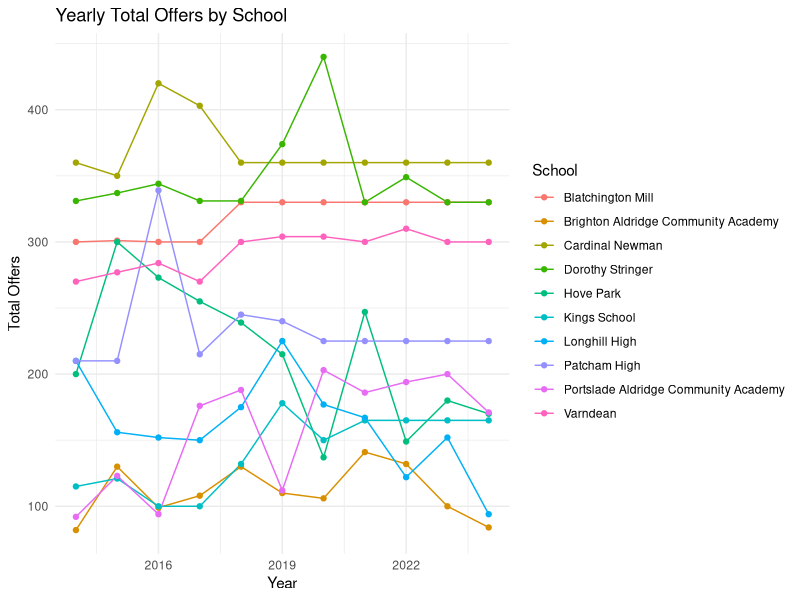
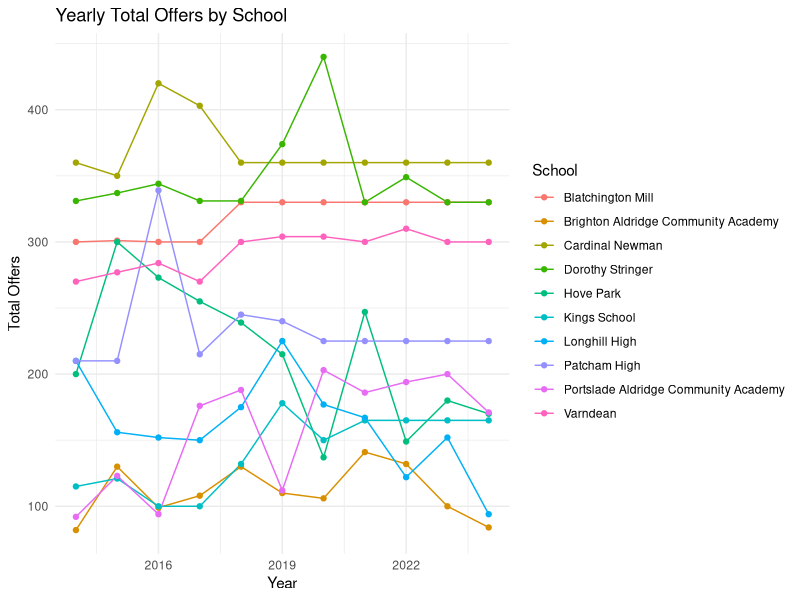
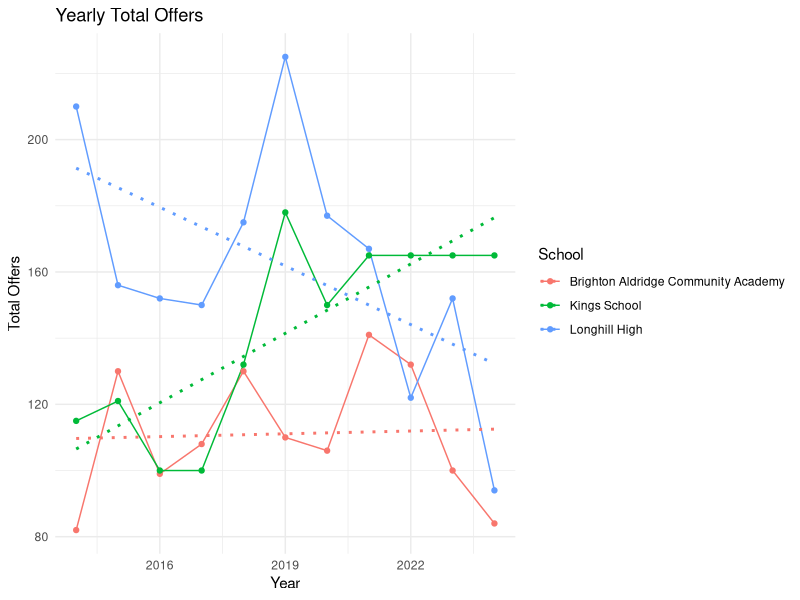
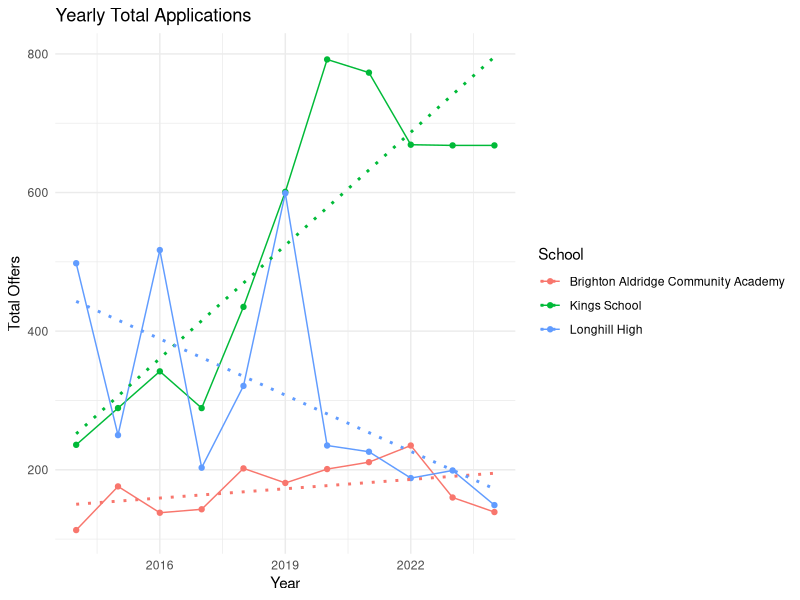
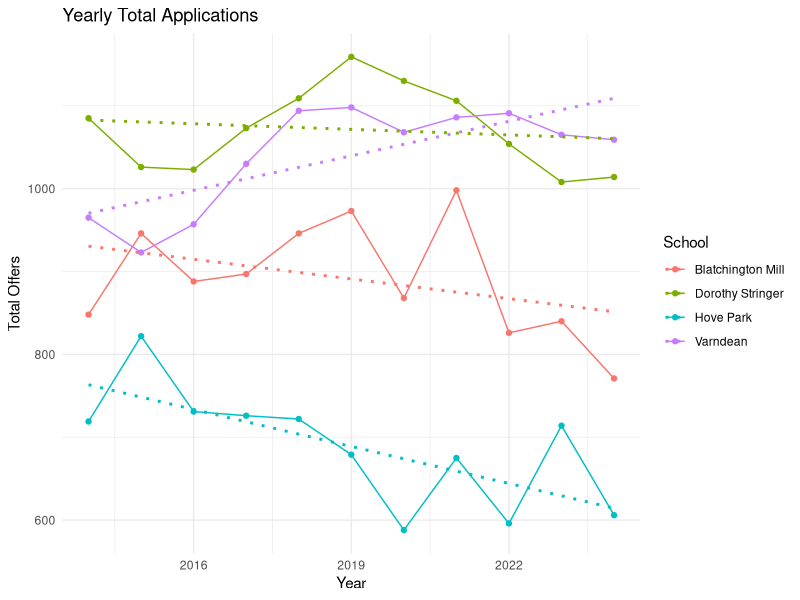

These charts were generated, in order, by the following R code:
## ---- chunk 1
library(dplyr)
library(tidyr)
library(knitr)

# Create the original data frame
yr_7_admissions_2024 <- data.frame(
  School = c("Blatchington Mill", "Brighton Aldridge Community Academy", "Cardinal Newman", "Dorothy Stringer",
             "Hove Park", "Kings School", "Longhill High", "Patcham High", "Portslade Aldridge Community Academy", 
             "Varndean", "Total"),
  No_1st_pref = c("279 (243)", "73 (73)", "466 (347)", "234 (199)", "110 (110)", "242 (159)", 
                            "80 (80)", "210 (182)", "129 (129)", "456 (293)", "2279 (1815)"),
  No_2nd_pref = c("268 (69)", "27 (6)", "203 (12)", "518 (111)", "252 (41)", "224 (6)", 
                            "30 (9)", "89 (23)", "105 (38)", "394 (7)", "2110 (322)"),
  No_3rd_pref = c("224 (18)", "39 (5)", "272 (1)", "262 (20)", "244 (19)", "202 (0)", 
                            "39 (5)", "253 (20)", "77 (4)", "209 (0)", "1821 (92)"),
  Total = c("771 (330)", "139 (84)", "941 (360)", "1014 (330)", "606 (170)", "668 (165)", 
            "149 (94)", "552 (225)", "311 (171)", "1059 (300)", "6210 (2259)")
)

# Separate numbers and actual values in brackets into their own columns
yr_7_admissions_2024 <- yr_7_admissions_2024 %>%
  separate(No_1st_pref, into = c("No_1st_pref", "No_1st_pref_offer"), sep = " \\(", convert = TRUE) %>%
  separate(No_2nd_pref, into = c("No_2nd_pref", "No_2nd_pref_offer"), sep = " \\(", convert = TRUE) %>%
  separate(No_3rd_pref, into = c("No_3rd_pref", "No_3rd_pref_offer"), sep = " \\(", convert = TRUE) %>%
  separate(Total, into = c("Total", "Total_offer"), sep = " \\(", convert = TRUE)

# Remove closing parenthesis from actual values
yr_7_admissions_2024 <- yr_7_admissions_2024 %>%
  mutate(
    No_1st_pref_offer = as.numeric(gsub("\\)", "", No_1st_pref_offer)),
    No_2nd_pref_offer = as.numeric(gsub("\\)", "", No_2nd_pref_offer)),
    No_3rd_pref_offer = as.numeric(gsub("\\)", "", No_3rd_pref_offer)),
    Total_offer = as.numeric(gsub("\\)", "", Total_offer))
  )

# Create kable table
kable(yr_7_admissions_2024, caption = "Allocation Factsheet Year 7 Places September 2024")

## ---- chunk 2
library(dplyr)
library(tidyr)
library(knitr)

# Create the original data frame
yr_7_admissions_2023 <- data.frame(
  School = c("Blatchington Mill", "Brighton Aldridge Community Academy", "Cardinal Newman", "Dorothy Stringer",
             "Hove Park", "Kings School", "Longhill", "Patcham High", "Portslade Aldridge Community Academy", 
             "Varndean", "Total"),
  No_1st_pref = c("300 (260)", "92 (92)", "451 (351)", "260 (242)", "158 (132)", "241 (162)", 
                            "134 (134)", "203 (196)", "154 (154)", "409 (292)", "2402 (2015)"),
  No_2nd_pref = c("309 (61)", "34 (5)", "189 (9)", "516 (81)", "298 (40)", "229 (3)", 
                            "38 (14)", "87 (17)", "79 (26)", "423 (8)", "2202 (264)"),
  No_3rd_pref = c("231 (9)", "34 (3)", "297 (0)", "232 (7)", "258 (8)", "198 (0)", 
                            "27 (4)", "292 (12)", "113 (20)", "233 (0)", "1915 (63)"),
  Total = c("840 (330)", "160 (100)", "937 (360)", "1008 (330)", "714 (180)", "668 (165)", 
            "199 (152)", "582 (225)", "346 (200)", "1065 (300)", "6789 (2407)")
)

# Separate numbers and actual values in brackets into their own columns
yr_7_admissions_2023 <- yr_7_admissions_2023 %>%
  separate(No_1st_pref, into = c("No_1st_pref", "No_1st_pref_offer"), sep = " \\(", convert = TRUE) %>%
  separate(No_2nd_pref, into = c("No_2nd_pref", "No_2nd_pref_offer"), sep = " \\(", convert = TRUE) %>%
  separate(No_3rd_pref, into = c("No_3rd_pref", "No_3rd_pref_offer"), sep = " \\(", convert = TRUE) %>%
  separate(Total, into = c("Total", "Total_offer"), sep = " \\(", convert = TRUE)

# Remove closing parenthesis from actual values
yr_7_admissions_2023 <- yr_7_admissions_2023 %>%
  mutate(
    No_1st_pref_offer = as.numeric(gsub("\\)", "", No_1st_pref_offer)),
    No_2nd_pref_offer = as.numeric(gsub("\\)", "", No_2nd_pref_offer)),
    No_3rd_pref_offer = as.numeric(gsub("\\)", "", No_3rd_pref_offer)),
    Total_offer = as.numeric(gsub("\\)", "", Total_offer))
  )

# Create kable table
kable(yr_7_admissions_2023, caption = "Allocation Factsheet Year 7 Places September 2023")


## ---- chunk 3
library(dplyr)
library(tidyr)
library(knitr)

# Create the original data frame
yr_7_admissions_2022 <- data.frame(
  School = c("Blatchington Mill", "Brighton Aldridge Community Academy", "Cardinal Newman", "Dorothy Stringer",
             "Hove Park", "Kings School", "Longhill", "Patcham High", "Portslade Aldridge Community Academy", 
             "Varndean", "Total"),
  No_1st_pref = c("292 (270)", "121 (121)", "381 (342)", "291 (258)", "115 (115)", "232 (160)", 
                            "104 (104)", "218 (197)", "166 (166)", "444 (303)", "2364 (2034)"),
  No_2nd_pref = c("299 (50)", "37 (8)", "182 (16)", "537 (87)", "246 (24)", "234 (3)", 
                            "39 (10)", "80 (12)", "106 (26)", "435 (6)", "2195 (245)"),
  No_3rd_pref = c("235 (10)", "77 (3)", "293 (2)", "226 (4)", "235 (10)", "203 (2)", 
                            "45 (8)", "320 (16)", "84 (2)", "212 (1)", "1930 (57)"),
  Total = c("826 (330)", "235 (132)", "856 (360)", "1054 (349)", "596 (149)", "669 (165)", 
            "188 (122)", "618 (225)", "356 (194)", "1091 (310)", "6789 (2407)")
)

# Separate numbers and actual values in brackets into their own columns
yr_7_admissions_2022 <- yr_7_admissions_2022 %>%
  separate(No_1st_pref, into = c("No_1st_pref", "No_1st_pref_offer"), sep = " \\(", convert = TRUE) %>%
  separate(No_2nd_pref, into = c("No_2nd_pref", "No_2nd_pref_offer"), sep = " \\(", convert = TRUE) %>%
  separate(No_3rd_pref, into = c("No_3rd_pref", "No_3rd_pref_offer"), sep = " \\(", convert = TRUE) %>%
  separate(Total, into = c("Total", "Total_offer"), sep = " \\(", convert = TRUE)

# Remove closing parenthesis from actual values
yr_7_admissions_2022 <- yr_7_admissions_2022 %>%
  mutate(
    No_1st_pref_offer = as.numeric(gsub("\\)", "", No_1st_pref_offer)),
    No_2nd_pref_offer = as.numeric(gsub("\\)", "", No_2nd_pref_offer)),
    No_3rd_pref_offer = as.numeric(gsub("\\)", "", No_3rd_pref_offer)),
    Total_offer = as.numeric(gsub("\\)", "", Total_offer))
  )

# Create kable table
kable(yr_7_admissions_2022, caption = "Allocation Factsheet Year 7 Places September 2022")

## ---- chunk 4
library(dplyr)
library(tidyr)
library(knitr)

# Create the original data frame
yr_7_admissions_2021 <- data.frame(
  School = c("Blatchington Mill", "Brighton Aldridge Community Academy", "Cardinal Newman", "Dorothy Stringer",
             "Hove Park", "Kings School", "Longhill", "Patcham High", "Portslade Aldridge Community Academy", 
             "Varndean", "Total"),
  No_1st_pref = c("400 (284)", "116 (116)", "414 (340)", "386 (306)", "116 (116)", "235 (150)", 
                            "145 (145)", "211 (193)", "165 (165)", "386 (296)", "2574 (2111)"),
  No_2nd_pref = c("320 (40)", "46 (9)", "226 (18)", "493 (23)", "310 (101)", "258 (14)", 
                            "35 (12)", "83 (15)", "90 (16)", "492 (4)", "2353 (252)"),
  No_3rd_pref = c("278 (6)", "49 (16)", "321 (2)", "227 (1)", "249 (30)", "280 (1)", 
                            "46 (10)", "252 (17)", "102 (5)", "208 (0)", "2012 (88)"),
  Total = c("998 (330)", "211 (141)", "961 (360)", "1106 (330)", "675 (247)", "773 (165)", 
            "226 (167)", "546 (225)", "357 (186)", "1086 (300)", "6939 (2501)")
)

# Separate numbers and actual values in brackets into their own columns
yr_7_admissions_2021 <- yr_7_admissions_2021 %>%
  separate(No_1st_pref, into = c("No_1st_pref", "No_1st_pref_offer"), sep = " \\(", convert = TRUE) %>%
  separate(No_2nd_pref, into = c("No_2nd_pref", "No_2nd_pref_offer"), sep = " \\(", convert = TRUE) %>%
  separate(No_3rd_pref, into = c("No_3rd_pref", "No_3rd_pref_offer"), sep = " \\(", convert = TRUE) %>%
  separate(Total, into = c("Total", "Total_offer"), sep = " \\(", convert = TRUE)

# Remove closing parenthesis from actual values
yr_7_admissions_2021 <- yr_7_admissions_2021 %>%
  mutate(
    No_1st_pref_offer = as.numeric(gsub("\\)", "", No_1st_pref_offer)),
    No_2nd_pref_offer = as.numeric(gsub("\\)", "", No_2nd_pref_offer)),
    No_3rd_pref_offer = as.numeric(gsub("\\)", "", No_3rd_pref_offer)),
    Total_offer = as.numeric(gsub("\\)", "", Total_offer))
  )

# Create kable table
kable(yr_7_admissions_2021, caption = "Allocation Factsheet Year 7 Places September 2021")

## ---- chunk 5
library(dplyr)
library(tidyr)
library(knitr)

# Create the original data frame
yr_7_admissions_2020 <- data.frame(
  School = c("Blatchington Mill", "Brighton Aldridge Community Academy", "Cardinal Newman", "Dorothy Stringer",
             "Hove Park", "Kings School", "Longhill", "Patcham High", "Portslade Aldridge Community Academy", 
             "Varndean", "Total"),
  No_1st_pref = c("350 (279)", "89 (89)", "349 (311)", "438 (357)", "80 (80)", "253 (145)", 
                            "159 (159)", "219 (206)", "174 (174)", "307 (268)", "2418 (2068)"),
  No_2nd_pref = c("281 (45)", "50 (7)", "221 (39)", "489 (73)", "227 (33)", "282 (5)", 
                            "38 (3)", "65 (11)", "95 (21)", "530 (36)", "2278 (215)"),
  No_3rd_pref = c("237 (6)", "62 (10)", "326 (10)", "203 (10)", "281 (24)", "257 (10)", 
                            "38 (7)", "304 (8)", "77 (8)", "231 (0)", "2016 (73)"),
  Total = c("868 (330)", "201 (106)", "896 (360)", "1130 (440)", "588 (137)", "792 (150)", 
            "235 (177)", "588 (225)", "346 (203)", "1068 (304)", "6712 (2356)")
)

# Separate numbers and actual values in brackets into their own columns
yr_7_admissions_2020 <- yr_7_admissions_2020 %>%
  separate(No_1st_pref, into = c("No_1st_pref", "No_1st_pref_offer"), sep = " \\(", convert = TRUE) %>%
  separate(No_2nd_pref, into = c("No_2nd_pref", "No_2nd_pref_offer"), sep = " \\(", convert = TRUE) %>%
  separate(No_3rd_pref, into = c("No_3rd_pref", "No_3rd_pref_offer"), sep = " \\(", convert = TRUE) %>%
  separate(Total, into = c("Total", "Total_offer"), sep = " \\(", convert = TRUE)

# Remove closing parenthesis from actual values
yr_7_admissions_2020 <- yr_7_admissions_2020 %>%
  mutate(
    No_1st_pref_offer = as.numeric(gsub("\\)", "", No_1st_pref_offer)),
    No_2nd_pref_offer = as.numeric(gsub("\\)", "", No_2nd_pref_offer)),
    No_3rd_pref_offer = as.numeric(gsub("\\)", "", No_3rd_pref_offer)),
    Total_offer = as.numeric(gsub("\\)", "", Total_offer))
  )

# Create kable table
kable(yr_7_admissions_2020, caption = "Allocation Factsheet Year 7 Places September 2020")

## ---- chunk 6
library(dplyr)
library(tidyr)
library(knitr)

# Create the original data frame
yr_7_admissions_2019 <- data.frame(
  School = c("Blatchington Mill", "Brighton Aldridge Community Academy", "Cardinal Newman", "Dorothy Stringer",
             "Hove Park", "Kings School", "Longhill", "Patcham High", "Portslade Aldridge Community Academy", 
             "Varndean", "Total"),
  No_1st_pref = c("373 (282)", "92 (92)", "465 (340)", "447 (355)", "119 (119)", "188 (157)", 
                            "217 (190)", "168 (164)", "104 (104)", "304 (251)", "2526 (2102)"),
  No_2nd_pref = c("344 (37)", "40 (11)", "219 (14)", "479 (9)", "289 (62)", "209 (17)", 
                            "83 (19)", "106 (49)", "49 (6)", "537 (47)", "2330 (281)"),
  No_3rd_pref = c("256 (11)", "49 (7)", "344 (6)", "233 (10)", "271 (34)", "204 (4)", 
                            "299 (16)", "136 (27)", "95 (2)", "257 (6)", "2111 (126)"),
  Total = c("973 (330)", "181 (110)", "1028 (360)", "1159 (374)", "679 (215)", "601 (178)", 
            "599 (225)", "410 (240)", "248 (112)", "1098 (304)", "6967 (2509)")
)

# Separate numbers and actual values in brackets into their own columns
yr_7_admissions_2019 <- yr_7_admissions_2019 %>%
  separate(No_1st_pref, into = c("No_1st_pref", "No_1st_pref_offer"), sep = " \\(", convert = TRUE) %>%
  separate(No_2nd_pref, into = c("No_2nd_pref", "No_2nd_pref_offer"), sep = " \\(", convert = TRUE) %>%
  separate(No_3rd_pref, into = c("No_3rd_pref", "No_3rd_pref_offer"), sep = " \\(", convert = TRUE) %>%
  separate(Total, into = c("Total", "Total_offer"), sep = " \\(", convert = TRUE)

# Remove closing parenthesis from actual values
yr_7_admissions_2019 <- yr_7_admissions_2019 %>%
  mutate(
    No_1st_pref_offer = as.numeric(gsub("\\)", "", No_1st_pref_offer)),
    No_2nd_pref_offer = as.numeric(gsub("\\)", "", No_2nd_pref_offer)),
    No_3rd_pref_offer = as.numeric(gsub("\\)", "", No_3rd_pref_offer)),
    Total_offer = as.numeric(gsub("\\)", "", Total_offer))
  )

# Create kable table
kable(yr_7_admissions_2019, caption = "Allocation Factsheet Year 7 Places September 2019")

## ---- chunk 7
library(dplyr)
library(tidyr)
library(knitr)

# Create the original data frame
yr_7_admissions_2018 <- data.frame(
  School = c("Blatchington Mill", "Brighton Aldridge Community Academy", "Cardinal Newman", "Dorothy Stringer",
             "Hove Park", "Kings School", "Longhill", "Patcham High", "Portslade Aldridge Community Academy", 
             "Varndean", "Total"),
  No_1st_pref = c("401 (303)", "110 (109)", "381 (342)", "413 (325)", "151 (151)", "143 (117)", 
                            "246 (156)", "226 (191)", "168 (168)", "355 (280)", "2504 (2142)"),
  No_2nd_pref = c("288 (22)", "42 (15)", "162 (15)", "488 (6)", "345 (71)", "133 (7)", 
                            "28 (4)", "641 (33)", "108 (13)", "486 (20)", "2143 (190)"),
  No_3rd_pref = c("257 (5)", "50 (6)", "274 (8)", "208 (0)", "226 (17)", "159 (7)", 
                            "47 (11)", "368 (21)", "133 (7)", "253 (0)", "1975 (71)"),
  Total = c("946 (330)", "202 (130)", "816 (360)", "1109 (331)", "722 (239)", "435 (132)", 
            "321 (175)", "1235 (245)", "409 (188)", "1094 (300)", "6622 (2403)")
)

# Separate numbers and actual values in brackets into their own columns
yr_7_admissions_2018 <- yr_7_admissions_2018 %>%
  separate(No_1st_pref, into = c("No_1st_pref", "No_1st_pref_offer"), sep = " \\(", convert = TRUE) %>%
  separate(No_2nd_pref, into = c("No_2nd_pref", "No_2nd_pref_offer"), sep = " \\(", convert = TRUE) %>%
  separate(No_3rd_pref, into = c("No_3rd_pref", "No_3rd_pref_offer"), sep = " \\(", convert = TRUE) %>%
  separate(Total, into = c("Total", "Total_offer"), sep = " \\(", convert = TRUE)

# Remove closing parenthesis from actual values
yr_7_admissions_2018 <- yr_7_admissions_2018 %>%
  mutate(
    No_1st_pref_offer = as.numeric(gsub("\\)", "", No_1st_pref_offer)),
    No_2nd_pref_offer = as.numeric(gsub("\\)", "", No_2nd_pref_offer)),
    No_3rd_pref_offer = as.numeric(gsub("\\)", "", No_3rd_pref_offer)),
    Total_offer = as.numeric(gsub("\\)", "", Total_offer))
  )

# Create kable table
kable(yr_7_admissions_2018, caption = "Allocation Factsheet Year 7 Places September 2018")

## ---- chunk 8
library(dplyr)
library(tidyr)
library(knitr)

# Create the original data frame
yr_7_admissions_2017 <- data.frame(
  School = c("Blatchington Mill", "Brighton Aldridge Community Academy", "Cardinal Newman", "Dorothy Stringer",
             "Hove Park", "Kings School", "Longhill", "Patcham High", "Portslade Aldridge Community Academy", 
             "Varndean", "Total"),
  No_1st_pref = c("336 (282)", "90 (90)", "362 (330)", "459 (372)", "198 (198)", "124 (94)", 
                            "131 (131)", "211 (185)", "158 (158)", "304 (282)", "2373 (2023)"),
  No_2nd_pref = c("323 (14)", "22 (9)", "154 (62)", "455 (3)", "299 (45)", "83 (4)", 
                            "33 (8)", "210 (33)", "65 (13)", "482 (35)", "2046 (163)"),
  No_3rd_pref = c("238 (4)", "31 (9)", "278 (10)", "159 (1)", "229 (12)", "142 (2)", 
                            "39 (11)", "183 (10)", "84 (5)", "244 (7)", "1747 (79)"),
  Total = c("897 (300)", "143 (108)", "794 (403)", "1073 (331)", "726 (255)", "289 (100)", 
            "203 (150)", "604 (215)", "307 (176)", "1030 (270)", "6166 (2265)")
)

# Separate numbers and actual values in brackets into their own columns
yr_7_admissions_2017 <- yr_7_admissions_2017 %>%
  separate(No_1st_pref, into = c("No_1st_pref", "No_1st_pref_offer"), sep = " \\(", convert = TRUE) %>%
  separate(No_2nd_pref, into = c("No_2nd_pref", "No_2nd_pref_offer"), sep = " \\(", convert = TRUE) %>%
  separate(No_3rd_pref, into = c("No_3rd_pref", "No_3rd_pref_offer"), sep = " \\(", convert = TRUE) %>%
  separate(Total, into = c("Total", "Total_offer"), sep = " \\(", convert = TRUE)

# Remove closing parenthesis from actual values
yr_7_admissions_2017 <- yr_7_admissions_2017 %>%
  mutate(
    No_1st_pref_offer = as.numeric(gsub("\\)", "", No_1st_pref_offer)),
    No_2nd_pref_offer = as.numeric(gsub("\\)", "", No_2nd_pref_offer)),
    No_3rd_pref_offer = as.numeric(gsub("\\)", "", No_3rd_pref_offer)),
    Total_offer = as.numeric(gsub("\\)", "", Total_offer))
  )

# Create kable table
kable(yr_7_admissions_2017, caption = "Allocation Factsheet Year 7 Places September 2017")

## ---- chunk 9
library(dplyr)
library(tidyr)
library(knitr)

# Create the original data frame
yr_7_admissions_2016 <- data.frame(
  School = c("Blatchington Mill", "Brighton Aldridge Community Academy", "Cardinal Newman", "Dorothy Stringer",
             "Hove Park", "Kings School", "Longhill", "Patcham High", "Portslade Aldridge Community Academy", 
             "Varndean", "Total"),
  No_1st_preferences = c("410 (292)", "87 (87)", "375 (338)", "495 (337)", "172 (172)", "98 (70)", 
                            "138 (138)", "217 (215)", "85 (85)", "219 (176)", "2296 (1900)"),
  No_2nd_preferences = c("289 (6)", "24 (7)", "130 (17)", "337 (71)", "335 (82)", "102 (9)", 
                            "111 (4)", "63 (23)", "39 (8)", "521 (100)", "1871 (270)"),
  No_3rd_preferences = c("189 (2)", "27 (5)", "330 (65)", "191 (90)", "224 (79)", "142 (1)", 
                            "237 (10)", "237 (101)", "58 (1)", "217 (8)", "1648 (362)"),
  Total = c("888 (300)", "138 (99)", "835 (420)", "1023 (344)", "731 (273)", "342 (100)", 
            "517 (152)", "517 (339)", "182 (94)", "957 (284)", "6815 (2232)")
)

# Separate numbers and actual values in brackets into their own columns with new names
yr_7_admissions_2016 <- yr_7_admissions_2016 %>%
  separate(No_1st_preferences, into = c("No_1st_pref", "No_1st_pref_offer"), sep = " \\(", convert = TRUE) %>%
  separate(No_2nd_preferences, into = c("No_2nd_pref", "No_2nd_pref_offer"), sep = " \\(", convert = TRUE) %>%
  separate(No_3rd_preferences, into = c("No_3rd_pref", "No_3rd_pref_offer"), sep = " \\(", convert = TRUE) %>%
  separate(Total, into = c("Total", "Total_offer"), sep = " \\(", convert = TRUE)

# Remove closing parenthesis from actual values
yr_7_admissions_2016 <- yr_7_admissions_2016 %>%
  mutate(
    No_1st_pref_offer = as.numeric(gsub("\\)", "", No_1st_pref_offer)),
    No_2nd_pref_offer = as.numeric(gsub("\\)", "", No_2nd_pref_offer)),
    No_3rd_pref_offer = as.numeric(gsub("\\)", "", No_3rd_pref_offer)),
    Total_offer = as.numeric(gsub("\\)", "", Total_offer))
  )

# Create kable table
kable(yr_7_admissions_2016, caption = "Allocation Factsheet Year 7 Places September 2016")

## ---- chunk 10
library(dplyr)
library(tidyr)
library(knitr)

# Create the original data frame
yr_7_admissions_2015 <- data.frame(
  School = c("Blatchington Mill", "Brighton Aldridge Community Academy", "Cardinal Newman", "Dorothy Stringer",
             "Hove Park", "Kings School", "Longhill", "Patcham High", "Portslade Aldridge Community Academy", 
             "Varndean", "Total"),
  No_1st_preferences = c("389 (287)", "120 (120)", "385 (345)", "471 (329)", "215 (200)", "90 (90)", 
                            "141 (141)", "208 (184)", "86 (86)", "210 (176)", "2315 (1958)"),
  No_2nd_preferences = c("323 (13)", "17 (4)", "132 (3)", "366 (4)", "387 (77)", "71 (7)", 
                            "34 (3)", "72 (13)", "35 (24)", "480 (94)", "1917 (268)"),
  No_3rd_preferences = c("234 (1)", "39 (6)", "306 (2)", "189 (4)", "220 (22)", "108 (14)", 
                            "73 (8)", "250 (13)", "19 (13)", "233 (17)", "1682 (88)"),
  Total = c("946 (301)", "176 (130)", "823 (350)", "1026 (337)", "822 (300)", "289 (121)", 
            "250 (156)", "530 (210)", "191 (123)", "923 (277)", "5914 (2314)")
)

# Separate numbers and actual values in brackets into their own columns with new names
yr_7_admissions_2015 <- yr_7_admissions_2015 %>%
  separate(No_1st_preferences, into = c("No_1st_pref", "No_1st_pref_offer"), sep = " \\(", convert = TRUE) %>%
  separate(No_2nd_preferences, into = c("No_2nd_pref", "No_2nd_pref_offer"), sep = " \\(", convert = TRUE) %>%
  separate(No_3rd_preferences, into = c("No_3rd_pref", "No_3rd_pref_offer"), sep = " \\(", convert = TRUE) %>%
  separate(Total, into = c("Total", "Total_offer"), sep = " \\(", convert = TRUE)

# Remove closing parenthesis from actual values
yr_7_admissions_2015 <- yr_7_admissions_2015 %>%
  mutate(
    No_1st_pref_offer = as.numeric(gsub("\\)", "", No_1st_pref_offer)),
    No_2nd_pref_offer = as.numeric(gsub("\\)", "", No_2nd_pref_offer)),
    No_3rd_pref_offer = as.numeric(gsub("\\)", "", No_3rd_pref_offer)),
    Total_offer = as.numeric(gsub("\\)", "", Total_offer))
  )

# Create kable table
kable(yr_7_admissions_2015, caption = "Allocation Factsheet Year 7 Places September 2015")

## ---- chunk 11
library(dplyr)
library(tidyr)
library(knitr)

# Create the original data frame
yr_7_admissions_2014 <- data.frame(
  School = c("Blatchington Mill", "Brighton Aldridge Community Academy", "Cardinal Newman", "Dorothy Stringer",
             "Hove Park", "Kings School", "Longhill", "Patcham High", "Portslade Aldridge Community Academy", 
             "Varndean", "Total"),
  No_1st_preferences = c("349 (286)", "68 (68)", "393 (355)", "493 (316)", "181 (181)", "105 (105)", 
                            "209 (179)", "202 (179)", "85 (85)", "216 (165)", "2290 (1931)"),
  No_2nd_preferences = c("287 (1)", "18 (5)", "135 (3)", "414 (5)", "343 (95)", "54 (7)", 
                            "67 (11)", "61 (7)", "38 (6)", "495 (95)", "1889 (223)"),
  No_3rd_preferences = c("212 (3)", "27 (9)", "296 (2)", "178 (10)", "195 (21)", "77 (3)", 
                            "222 (20)", "235 (12)", "39 (1)", "254 (10)", "1532 (75)"),
  Total = c("848 (300)", "113 (82)", "824 (360)", "1085 (331)", "719 (200)", "236 (115)", 
            "498 (210)", "498 (210)", "162 (92)", "965 (270)", "6654 (1975)")
)

# Separate numbers and actual values in brackets into their own columns with new names
yr_7_admissions_2014 <- yr_7_admissions_2014 %>%
  separate(No_1st_preferences, into = c("No_1st_pref", "No_1st_pref_offer"), sep = " \\(", convert = TRUE) %>%
  separate(No_2nd_preferences, into = c("No_2nd_pref", "No_2nd_pref_offer"), sep = " \\(", convert = TRUE) %>%
  separate(No_3rd_preferences, into = c("No_3rd_pref", "No_3rd_pref_offer"), sep = " \\(", convert = TRUE) %>%
  separate(Total, into = c("Total", "Total_offer"), sep = " \\(", convert = TRUE)

# Remove closing parenthesis from actual values
yr_7_admissions_2014 <- yr_7_admissions_2014 %>%
  mutate(
    No_1st_pref_offer = as.numeric(gsub("\\)", "", No_1st_pref_offer)),
    No_2nd_pref_offer = as.numeric(gsub("\\)", "", No_2nd_pref_offer)),
    No_3rd_pref_offer = as.numeric(gsub("\\)", "", No_3rd_pref_offer)),
    Total_offer = as.numeric(gsub("\\)", "", Total_offer))
  )

# Create kable table
kable(yr_7_admissions_2014, caption = "Allocation Factsheet Year 7 Places September 2014")

## ---- chunk 12
library(dplyr)
library(tidyr)

# List of data frames
data_frames <- list(yr_7_admissions_2014, yr_7_admissions_2015, yr_7_admissions_2016, yr_7_admissions_2017,
                    yr_7_admissions_2018, yr_7_admissions_2019, yr_7_admissions_2020, yr_7_admissions_2021,
                    yr_7_admissions_2022, yr_7_admissions_2023, yr_7_admissions_2024)

# Assign years to each data frame
years <- 2014:2024

# Combine data frames with a year column
combined_data <- bind_rows(lapply(seq_along(data_frames), function(i) {
  mutate(data_frames[[i]], Year = years[i])
}))

# Reshape to long format
combined_data_long <- combined_data %>%
  select(School, Year, No_1st_pref, No_1st_pref_offer, No_2nd_pref, No_2nd_pref_offer,
         No_3rd_pref, No_3rd_pref_offer, Total, Total_offer)

# Arrange the data
combined_data_long <- combined_data_long %>%
  arrange(Year, School)

# View the combined long format data
#print(combined_data_long)

# Update school names to ensure consistency
combined_data_long <- combined_data_long %>%
  mutate(School = ifelse(School == "Longhill", "Longhill High", School))

# Verify the changes
unique(combined_data_long$School)

## ---- chunk 13
library(ggplot2)

# Filter out the "Total" from the combined data
combined_data_long_filtered <- combined_data_long %>%
  filter(School != "Total")

# Create the plot
ggplot(combined_data_long_filtered, aes(x = Year, y = Total_offer, color = School, group = School)) +
  geom_line() +
  geom_point() +
  xlab("Year") +
  ylab("Total Offers") +
  theme_minimal() +
  ggtitle("Yearly Total Offers by School")

## ---- chunk 14
library(ggplot2)

# Filter out the "Total" from the combined data
combined_data_long_filtered <- combined_data_long %>%
  filter(School != "Total")

# Create the plot
ggplot(combined_data_long_filtered, aes(x = Year, y = Total_offer, color = School, group = School)) +
  geom_line() +
  geom_point() +
  xlab("Year") +
  ylab("Total Offers") +
  theme_minimal() +
  ggtitle("Yearly Total Offers by School")

## ---- chunk 15
# Filter data for the specified schools
selected_schools <- combined_data_long %>%
  filter(School %in% c("Longhill High", "Kings School", "Brighton Aldridge Community Academy"))

# Create the plot
ggplot(selected_schools, aes(x = Year, y = Total_offer, color = School, group = School)) +
  geom_line() +
  geom_point() +
  geom_smooth(method = "lm", se = FALSE, linetype = "dotted") +
  xlab("Year") +
  ylab("Total Offers") +
  theme_minimal() +
  ggtitle("Yearly Total Offers")


## ---- chunk 16
# Filter data for the specified schools
selected_schools <- combined_data_long %>%
  filter(School %in% c("Longhill High", "Kings School", "Brighton Aldridge Community Academy"))

# Create the plot
ggplot(selected_schools, aes(x = Year, y = Total, color = School, group = School)) +
  geom_line() +
  geom_point() +
  geom_smooth(method = "lm", se = FALSE, linetype = "dotted") +
  xlab("Year") +
  ylab("Total Offers") +
  theme_minimal() +
  ggtitle("Yearly Total Applications")

## ---- chunk 17
# Filter data for the specified schools
selected_schools <- combined_data_long %>%
  filter(School %in% c("Varndean", "Dorothy Stringer", "Hove Park", "Blatchington Mill"))

# Create the plot
ggplot(selected_schools, aes(x = Year, y = Total, color = School, group = School)) +
  geom_line() +
  geom_point() +
  geom_smooth(method = "lm", se = FALSE, linetype = "dotted") +
  xlab("Year") +
  ylab("Total Offers") +
  theme_minimal() +
  ggtitle("Yearly Total Applications")
